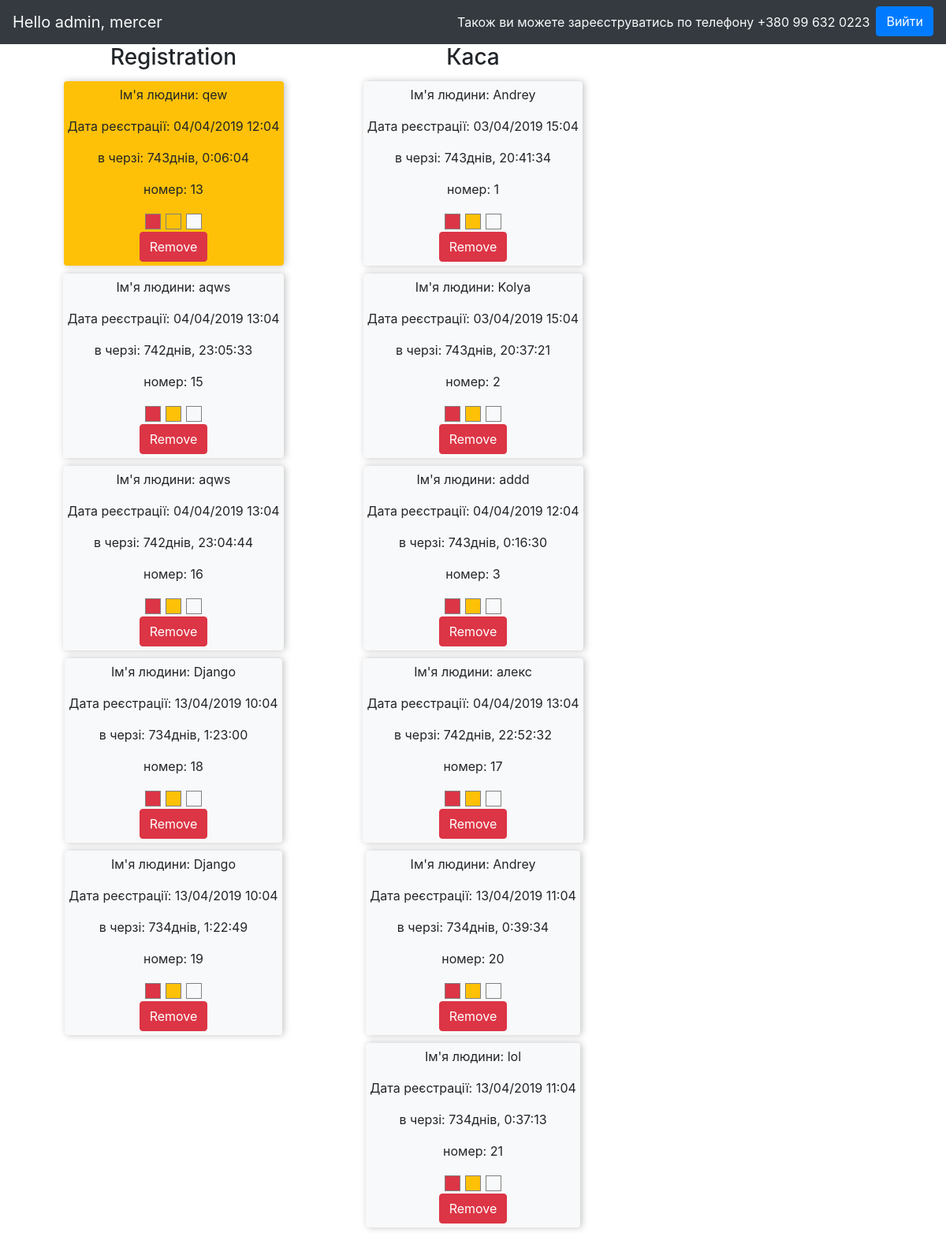
The app's page / (signed in) with its own data.
### core/models.py (models this page shows, shortened)
class Table(models.Model):
    table_name = models.CharField(max_length=50, unique=True)
    persons = models.ManyToManyField(to='Person', related_name='table_person')

class Person(models.Model):
    name = models.CharField(max_length=100)
    time = models.DateTimeField(auto_now_add=True)
    time_waits = models.CharField(max_length=100)
    color_class = models.CharField(max_length=50, default="bg-light")

### core/views.py (the view)
# urls.py: path('', views.render_main),
def render_main(request):
    data = []
    user = request.user
    if request.user.is_anonymous:
        user = None
    for table in Table.objects.all():
        table_obj = {'persons': [], 'name': ''}
        table_obj['name'] = table.table_name
        table_obj['id'] = table.id
        for person in table.persons.all():
            tz = pytz.timezone('Europe/Kiev')
            delta = datetime.datetime.now(tz) - person.time
            wait = {'days': delta.days, 'hours': datetime.timedelta(seconds=delta.seconds)}
            person.time_waits = wait
            person.time = date(person.time, 'd/m/Y H:m')
            table_obj['persons'].append(person)
        data.append(table_obj)
    print(user)
    return render(request, template_name='core/index.html', context={'data': data, 'user': user})

### core/templates/core/index.html (shortened to what this page needs)
<!DOCTYPE html>
<html lang="en">
{% load static %}
<head>
    <link rel="stylesheet" href="https://stackpath.bootstrapcdn.com/bootstrap/4.3.1/css/bootstrap.min.css"
>
    <link rel="stylesheet" href="{% static 'main.css' %}">
</head>
<body>
<nav class="navbar navbar-dark bg-dark">
    {% if user %}
        <a class="navbar-brand text-light">Hello admin, {{ user }}</a>
        <div class="logout float-right d-flex">
            <span class="text-light m-2">Також ви можете зареєструватись по телефону +380 99 632 0223</span>
            <form action="/logout_user/" method="get">
                <button type="submit" class="btn btn-primary">
                    Вийти
                </button>
            </form>
        </div>
    {% endif %}
</nav>
<div class="container">
    <div class="row">
        {% if user %}
            {% for table in data %}
                <div class="col-4 table">
                    <h3>{{ table.name }}</h3>
                    {% for person in table.persons %}
                        <form class="person {{ person.color_class }}" action="/delete_from_queue/" method="post">
                            <p class="person-name">Ім'я людини: {{ person.name }}</p>
                            <p class="person-time">Дата реєстрації: {{ person.time }}</p>
                            <p class="person-time_waits">в черзі:
                                {{ person.time_waits.days }}днів,
                                {{ person.time_waits.hours }}
                            </p>
                            <p class="person-id">номер: {{ person.id }}</p>
                            <div class="highlits">
                                <a href="#" class="mark mark-red" onclick="markClick(event, {{ person.id }})"></a>
                                <a href="#" class="mark mark-yellow" onclick="markClick(event, {{ person.id }})"></a>
                                <a href="#" class="mark mark-light" onclick="markClick(event, {{ person.id }})"></a>
                            </div>
                            <button type="submit" class="btn btn-danger">Remove</button>
                        </form>
                    {% endfor %}
                </div>
            {% endfor %}
        {% endif %}
    </div>
</div>
</body>
</html>

### static/main.css (style rules this page uses)
.table { display: flex; flex-direction: column; align-items: center; }
.person { padding: 5px; display: flex; flex-direction: column; align-items: center; margin: 5px; box-shadow: 2px 0 8px rgba(41, 41, 41, 0.281); border-radius: 4px; }
.highlits { display: flex; }
.mark { margin: 3px; display: block; width: 20px; height: 20px; background-color: #FFC107; border: 1px solid grey; }
.mark-light { background-color: #F8F9FA; }
.mark-yellow { background-color: #FFC107; }
.mark-red { background-color: #DC3545; }

### records on screen
Table: name "Registration"
Person: name "qew", time "04/04/2019 12:04", time_waits.days "743", time_waits.hours "0:06:04", id "13"
Person: name "aqws", time "04/04/2019 13:04", time_waits.days "742", time_waits.hours "23:05:33", id "15"
Person: name "aqws", time "04/04/2019 13:04", time_waits.days "742", time_waits.hours "23:04:44", id "16"
Person: name "Django", time "13/04/2019 10:04", time_waits.days "734", time_waits.hours "1:23:00", id "18"
Person: name "Django", time "13/04/2019 10:04", time_waits.days "734", time_waits.hours "1:22:49", id "19"
Table: name "Каса"
Person: name "Andrey", time "03/04/2019 15:04", time_waits.days "743", time_waits.hours "20:41:34", id "1"
Person: name "Kolya", time "03/04/2019 15:04", time_waits.days "743", time_waits.hours "20:37:21", id "2"
Person: name "addd", time "04/04/2019 12:04", time_waits.days "743", time_waits.hours "0:16:30", id "3"
Person: name "алекс", time "04/04/2019 13:04", time_waits.days "742", time_waits.hours "22:52:32", id "17"
Person: name "Andrey", time "13/04/2019 11:04", time_waits.days "734", time_waits.hours "0:39:34", id "20"
Person: name "lol", time "13/04/2019 11:04", time_waits.days "734", time_waits.hours "0:37:13", id "21"

### other values on screen
{{ user }} "mercer"
